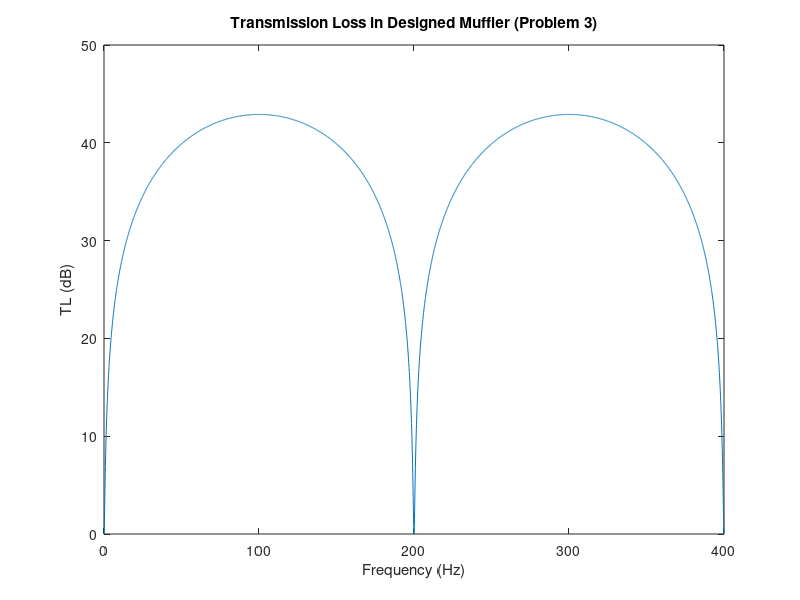

Recreate this plot in MATLAB.
% ME 621                                                        Fall 2017
% muffler transmission loss

clear

C      = 0.9547;     % muffler length (m)
% lambda = 1;             % wavelength (m)
k      = (2*pi)/381.9;  % wave number (1/m)
m      = (2*sqrt(.245/pi))/.002;       % muffler to inlet/outlet pipe area ratio, B/A
freq = 0:0.1:400;
kFin = k*freq

% transmission loss ( muffler length , area ratio ) (dB)
for cc = 1:length(kFin)
    TL(cc) = 10*log10(1 + 0.25*((m-1/m)*sin(kFin(cc)*C)).^2);
end

% plot routine
plot(freq, TL)
xlabel('Frequency (Hz)')
ylabel('TL (dB)')
title('Transmission Loss in Designed Muffler (Problem 3)')
